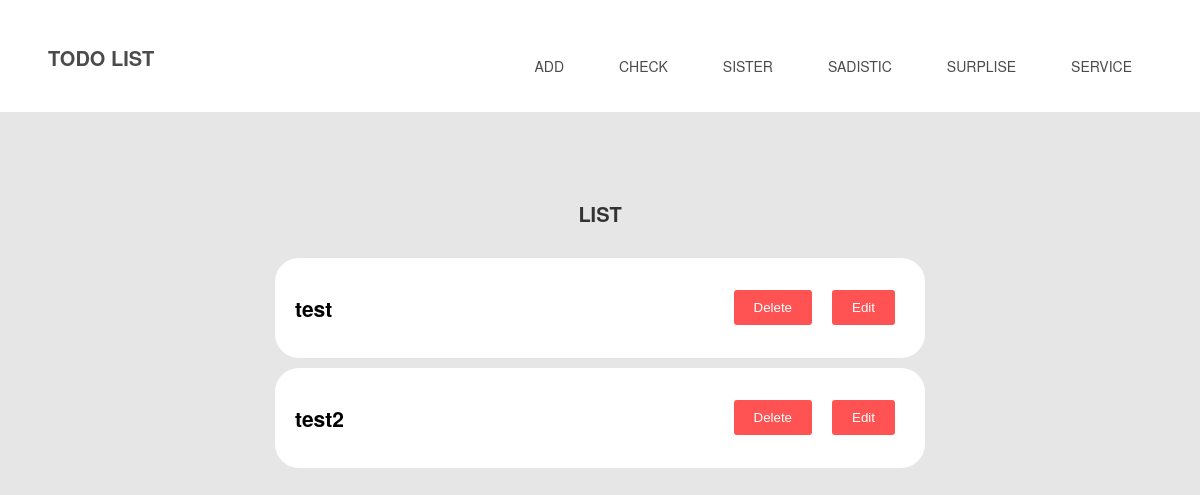
Before: / with the older database file.
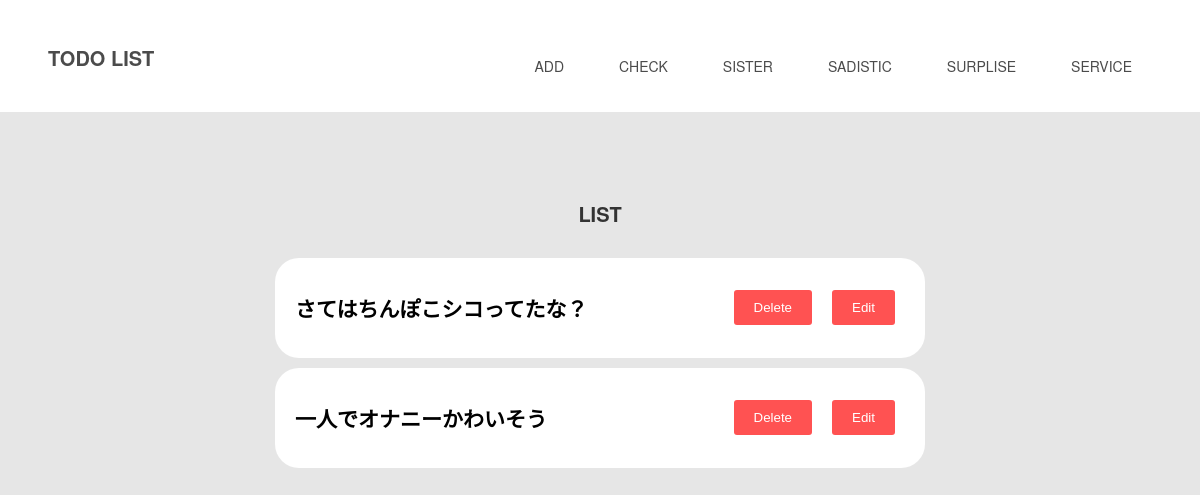
After: the same page with the newer database file.
### app.py (models this page shows)
class Todo(db.Model):
    id = db.Column(db.Integer, primary_key=True)
    title = db.Column(db.String(15))
    content = db.Column(db.String(500))
    created_at =  db.Column(db.DateTime, default=datetime.now(pytz.timezone("Asia/Tokyo")))

### app.py (the view)
@app.route("/", methods=["GET", "POST"])
def home():
    todo_list = Todo.query.all()
    return render_template("index.html", todo_list=todo_list)

### templates/index.html
{% extends 'base.html' %}
{% block content %}
    <div class="container">
        <h1>LIST</h1>
        <ul class="wrap">
            {% for todo in todo_list %}
            <li class="list-tasks">
                <h2 id="title">{{ todo.title }}</h2>
                <div class="form-button">
                    <form class="delete"  method="POST" action="/delete/{{ todo.id }}">
                        <button type="submit">Delete</button>
                    </form>
                    <form class="edit" method="POST" action="/edit/{{ todo.id }}">
                        <button type="submit">Edit</button>
                    </form>
                </div>
            </li>
            {% endfor %}
        </ul>
    </div>
{% endblock %}

### templates/base.html (shortened to what this page needs)
<!DOCTYPE html>
<html>
<head>
    <link rel="stylesheet" href="../static/style.css">
</head>
<body>
    <header>
        <h1>
            <a href="/">TODO LIST</a>
        </h1>
        <nav class="pc-nav">
            <ul>
                <li class="header-class"><a href="/add" method="GET">ADD</a></li>
                <li class="header-class"><a href="/check" method="GET">CHECK</a></li>
                <li class="header-class"><a href="#">SISTER</a></li>
                <li class="header-class"><a href="#">SADISTIC</a></li>
                <li class="header-class"><a href="#">SURPLISE</a></li>
                <li class="header-class"><a href="#">SERVICE</a></li>
            </ul>
        </nav>
    </header>
    {% block content %}
    {% endblock %}
</body>
</html>

### static/style.css (style rules this page uses)
.container { text-align: center; position: top; margin: 0; margin-top: 15%; }
.wrap { flex-flow: column; }
.list-tasks { background-color: #ffffff; margin-bottom: 10px; border-radius: 3vh; padding: 18px 20px; border: #333; display: flex; justify-content: space-between; width: 650px; max-height: 100px; align-items: center; font-size: 14px; }
.header-class { padding: 18px 20px; margin-bottom: 10px; border: #333; display: flex; justify-content: space-between; align-items: center; margin: 0 0 0 15px; font-size: 14px; }
.form-button { display: flex; align-items: flex-start; justify-content: flex-end; }
h1 { color: #333; margin-bottom: 30px; font-size: 20px; }
button { padding: 10px 20px; margin: 10px 10px; border: none; background-color: #ff5252; border-radius: 3px; align-items: center; color: #fff; cursor: pointer; transition: background-color 0.3s; }
ul { list-style: none; padding-left: 0; margin: 40px 0 15px; display: inline; margin: 0 0 0 auto; list-style: none; margin: 0; display: flex; }
* { box-sizing: border-box; }
body { padding: 0; font-family: "Hiragino Kaku Gothic Pro", "ヒラギノ角ゴ Pro W3", メイリオ, Meiryo, "ＭＳ Ｐゴシック", "Helvetica Neue", Helvetica, Arial, sans-serif; background-color: #e6e6e6; display: flex; justify-content: center; align-items: top; height: 100vh; }
header { padding: 30px 4% 10px; position: fixed; top: 0; width: 100%; background-color: #fff; display: flex; align-items: center; }
a { text-decoration: none; color: #4b4b4b; }
nav { margin: 0 0 0 auto; }

Changed rows visible on the page:
removed Todo: title "test"
removed Todo: title "test2"
added Todo: title "さてはちんぽこシコってたな？"
added Todo: title "一人でオナニーかわいそう"
